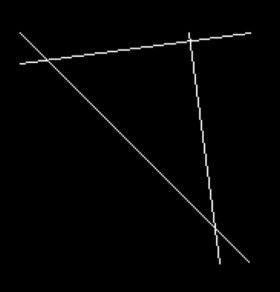
#> input picture EBU6307_ZHEYUN_ZHAO_221170559/inputs/HoughTransformLines.jpg, 280 x 292 px
$ python ex2f.py
#> lines starting #> are read from the running program, lines starting #| are printed output that depends on the picture; after the words box and inside, x2 and y2 are one past the last pixel; in counts of white or black regions, pixels touching at a corner belong together
import numpy as np
import cv2
import os
from math import sin, cos, radians, pi

INPUT_DIR = "../inputs/"
OUTPUT_DIR = "../results/"

os.makedirs(OUTPUT_DIR, exist_ok=True)


def sobel_operator(img):
    """
    Generate edge map using Sobel operator.

    Args:
        img (np.ndarray): Grayscale input image.

    Returns:
        np.ndarray: Edge map as uint8 image.
    """
    sobel_x = np.array([[-1, 0, 1], [-2, 0, 2], [-1, 0, 1]])
    sobel_y = np.array([[1, 2, 1], [0, 0, 0], [-1, -2, -1]])
    padded_img = np.pad(img, ((1, 1), (1, 1)), mode='constant')
    height, width = img.shape
    edge_map = np.zeros((height, width), dtype=np.float32)
    for i in range(height):
        for j in range(width):
            region = padded_img[i:i+3, j:j+3]
            gx = np.sum(region * sobel_x)
            gy = np.sum(region * sobel_y)
            edge_map[i, j] = np.sqrt(gx**2 + gy**2)
    if edge_map.max() > 0:
        edge_map = edge_map / edge_map.max() * 255
    return edge_map.astype(np.uint8)


def custom_hough_transform(edge_map, threshold_ratio=0.5):
    """
    Custom implementation of Hough transform for line detection.

    Args:
        edge_map (np.ndarray): Edge map image.
        threshold_ratio (float): Ratio for thresholding accumulator.

    Returns:
        tuple: (Hough accumulator array, list of detected lines as (rho, theta))
    """
    height, width = edge_map.shape
    diagonal = int(np.sqrt(height**2 + width**2))
    rho_range = np.linspace(-diagonal, diagonal, 2*diagonal)
    theta_range = np.linspace(0, 180, 180)
    hough_space = np.zeros((len(rho_range), len(theta_range)))
    y_idxs, x_idxs = np.nonzero(edge_map)
    for i in range(len(y_idxs)):
        y = y_idxs[i]
        x = x_idxs[i]
        for theta_idx, theta in enumerate(theta_range):
            rho = x * cos(radians(theta)) + y * sin(radians(theta))
            rho_idx = int(rho + diagonal)
            if 0 <= rho_idx < len(rho_range):
                hough_space[rho_idx, theta_idx] += 1
    hough_norm = hough_space / hough_space.max() if hough_space.max() > 0 else hough_space
    threshold = threshold_ratio * hough_space.max()
    rho_idxs, theta_idxs = np.where(hough_space > threshold)
    lines = []
    for i in range(len(rho_idxs)):
        rho = rho_range[rho_idxs[i]]
        theta = theta_range[theta_idxs[i]]
        lines.append((rho, theta))
    return hough_space, lines


def draw_lines(img, lines, color=(0, 0, 255)):
    """
    Draw detected lines on the image.

    Args:
        img (np.ndarray): Input image.
        lines (list): List of (rho, theta) tuples.
        color (tuple): Line color in BGR.

    Returns:
        np.ndarray: Image with lines drawn.
    """
    result = cv2.cvtColor(img, cv2.COLOR_GRAY2BGR) if len(img.shape) == 2 else img.copy()
    height, width = img.shape[:2]
    for rho, theta in lines:
        a = cos(radians(theta))
        b = sin(radians(theta))
        x0 = a * rho
        y0 = b * rho
        x1 = int(x0 + 1000 * (-b))
        y1 = int(y0 + 1000 * (a))
        x2 = int(x0 - 1000 * (-b))
        y2 = int(y0 - 1000 * (a))
        cv2.line(result, (x1, y1), (x2, y2), color, 2)
    return result


def visualize_hough_space(hough_space, output_path):
    """
    Visualize Hough accumulator space and save as image.

    Args:
        hough_space (np.ndarray): Hough accumulator array.
        output_path (str): Output file path.
    """
    normalized = ((hough_space / hough_space.max()) * 255).astype(np.uint8)
    resized_hough = cv2.resize(normalized, (800, 600))
    cv2.imwrite(output_path, resized_hough)


def main():
    """
    Main function to perform edge detection, Hough transform, and visualization.
    """
    input_path = os.path.join(INPUT_DIR, "HoughTransformLines.jpg")
    img = cv2.imread(input_path, cv2.IMREAD_GRAYSCALE)
#> img is the input picture: shape (292, 280); min 0, max 250, mean 3.4
    if img is None:
        return
    edge_map = sobel_operator(img)
#> after the loop in sobel_operator, `for i in range(height):`:
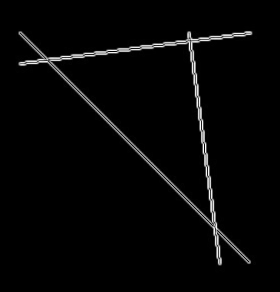
#> edge_map: shape (292, 280) float32; min 0, max 949, mean 22.8; drawn with min black and max white
    cv2.imwrite(os.path.join(OUTPUT_DIR, "ex2f_edgemap.jpg"), edge_map)
    hough_space, lines = custom_hough_transform(edge_map, threshold_ratio=0.5)
#> in custom_hough_transform, `y_idxs, x_idxs = np.nonzero(edge_map)`: y_idxs = 8740 values from 24 to 272; x_idxs = 8740 values, max 256 at index 199, min 15 at index 67, mean 153.8
#> the loop in custom_hough_transform, `for i in range(len(y_idxs)):` made 8740 passes
#> (y, x) on passes 1 to 3: (24, 252), (24, 253), (24, 254)
#> after the loop in custom_hough_transform, `for i in range(len(y_idxs)):`:
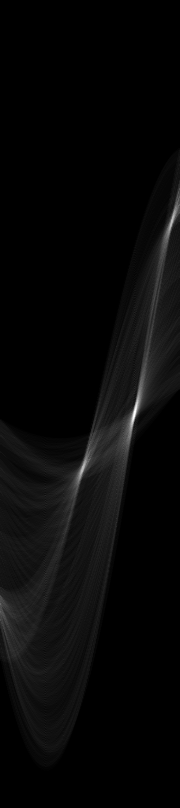
#> hough_space: shape (808, 180) float64; min 0, max 334, mean 10.8; drawn with min black and max white
#> in custom_hough_transform, `threshold = threshold_ratio * hough_space.max()`: threshold = 167
#> in custom_hough_transform, `rho_idxs, theta_idxs = np.where(hough_space > threshold)`: rho_idxs = 245 values from 207 to 479; theta_idxs = 245 values, max 176 at index 1, min 79 at index 230, mean 132.5
#> the loop in custom_hough_transform, `for i in range(len(rho_idxs)):` made 245 passes
#> (rho, theta) on passes 1 to 3: (-196.7, 176), (-195.7, 177), (-194.7, 176)
#> after the loop in custom_hough_transform, `for i in range(len(rho_idxs)):`: lines = 245 pairs, first value -196.7 to 75.59, second value 79.44 to 177
    visualize_hough_space(hough_space, os.path.join(OUTPUT_DIR, "ex2f_houghtransform1.jpg"))
    result_custom = draw_lines(img, lines)
#> the loop in draw_lines, `for rho, theta in lines:` made 245 passes
#> (rho, theta, a, b, x0, y0, x1, y1) on passes 1 to 3: (-196.7, 176, -0.998, 0.0701, 196.3, -13.8, 126, -1011), (-195.7, 177, -0.999, 0.0526, 195.5, -10.3, 142, -1008), (-194.7, 176, -0.998, 0.0701, 194.3, -13.66, 124, -1011)
#> after the loop in draw_lines, `for rho, theta in lines:`:
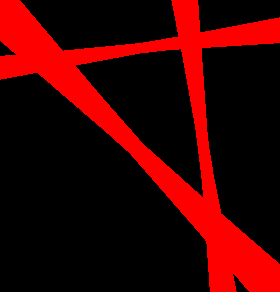
#> result: shape (292, 280, 3); mean B, G, R 0, 0, 59.8
    cv2.imwrite(os.path.join(OUTPUT_DIR, "ex2f_detectedline1.jpg"), result_custom)
    edges = cv2.Canny(img, 50, 150)
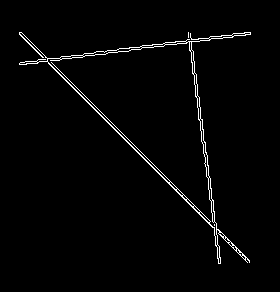
#> edges: shape (292, 280); 2% white in thin lines or dots, all inside (x1, y1, x2, y2) = (19, 32, 251, 264)
    lines_cv = cv2.HoughLines(edges, 1, np.pi/180,
                              threshold=int(0.5*np.max(cv2.HoughLines(edges, 1, np.pi/180, 50))))
    cv_hough_space = np.zeros((2*int(np.sqrt(img.shape[0]**2 + img.shape[1]**2)), 180))
    diagonal = int(np.sqrt(img.shape[0]**2 + img.shape[1]**2))
    for y in range(img.shape[0]):
        for x in range(img.shape[1]):
            if edges[y, x] > 0:
                for theta_idx in range(180):
                    theta = theta_idx * np.pi / 180
                    rho = x * np.cos(theta) + y * np.sin(theta)
                    rho_idx = int(rho + diagonal)
                    if 0 <= rho_idx < 2*diagonal:
                        cv_hough_space[rho_idx, theta_idx] += 1
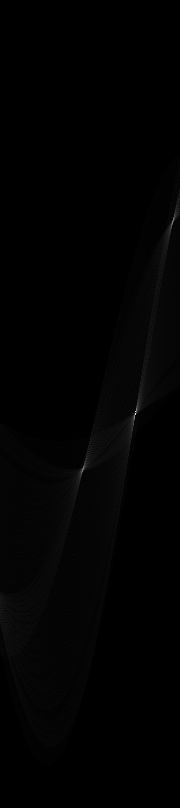
#> cv_hough_space: shape (808, 180) float64; min 0, max 225, mean 2
    visualize_hough_space(cv_hough_space, os.path.join(OUTPUT_DIR, "ex2f_houghtransform2.jpg"))
#> call 2 of visualize_hough_space, with output_path = '../results/ex2f_houghtransform2.jpg'
#> in visualize_hough_space (call 2), `resized_hough = cv2.resize(normalized, (800, 600))`:
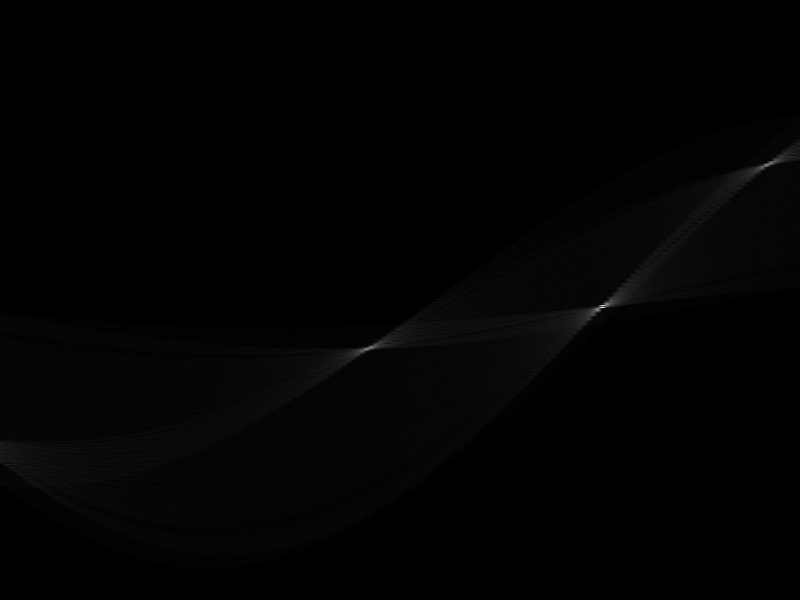
#> resized_hough: shape (600, 800); min 0, max 239, mean 2.1
    result_cv = img.copy()
    result_cv = cv2.cvtColor(result_cv, cv2.COLOR_GRAY2BGR)
    if lines_cv is not None:
        for rho, theta in lines_cv[:, 0]:
            a = np.cos(theta)
            b = np.sin(theta)
            x0 = a * rho
            y0 = b * rho
            x1 = int(x0 + 1000 * (-b))
            y1 = int(y0 + 1000 * (a))
            x2 = int(x0 - 1000 * (-b))
            y2 = int(y0 - 1000 * (a))
            cv2.line(result_cv, (x1, y1), (x2, y2), (0, 0, 255), 2)
#> this loop made 56 passes
#> (rho, theta) on passes 1 to 12: (8, 2.36), (11, 2.36), (14, 2.34), (6, 2.37), (12, 2.34), (65, 1.43), (67, 1.43), (-182, 3), (64, 1.45), (-184, 3.02), (-180, 3), (-179, 2.98)
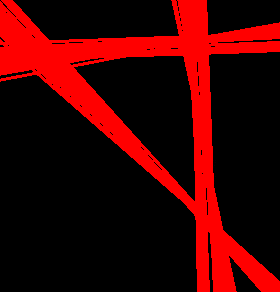
#> result_cv: shape (292, 280, 3); mean B, G, R 0, 0, 61.7
    cv2.imwrite(os.path.join(OUTPUT_DIR, "ex2f_detectedline2.jpg"), result_cv)


if __name__ == "__main__":
    print('ex2f...')
    main()
